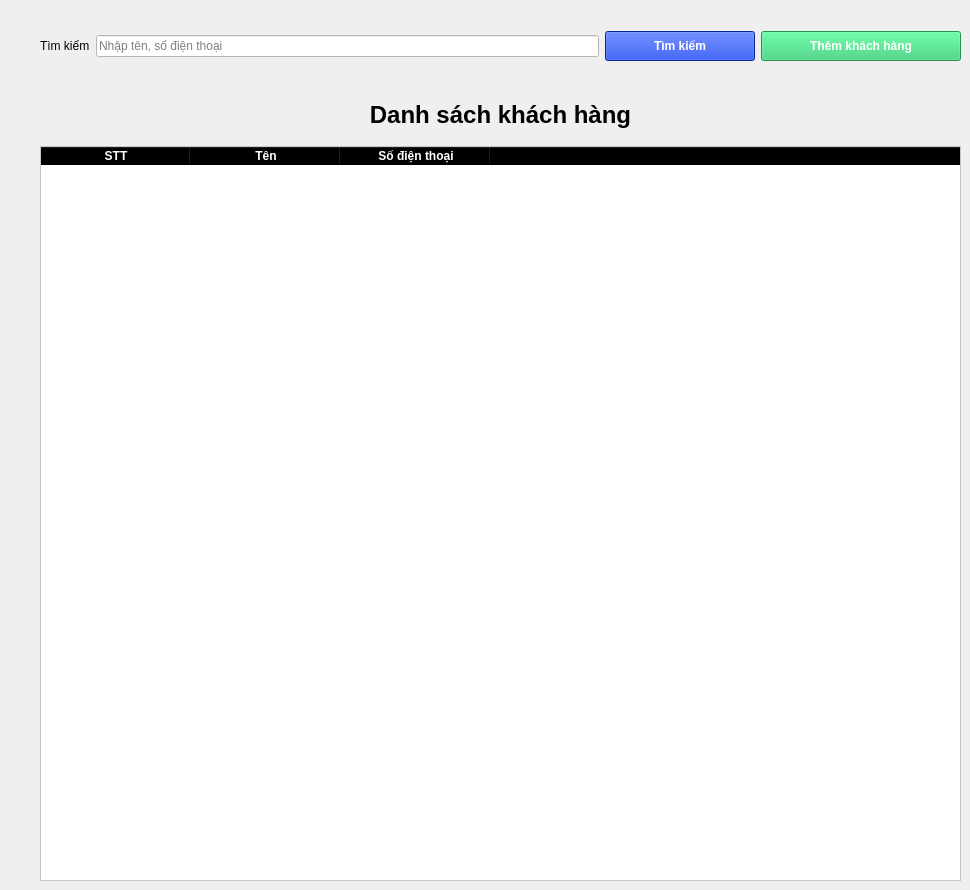
      <widget class="QWidget" name="page_2">
       <widget class="QWidget" name="layoutWidget_5">
        <property name="geometry">
         <rect>
          <x>40</x>
          <y>30</y>
          <width>921</width>
          <height>32</height>
         </rect>
        </property>
        <layout class="QGridLayout" name="gridLayout_4">
         <item row="0" column="1">
          <widget class="QLineEdit" name="keyword_search_customer">
           <property name="styleSheet">
            <string notr="true">background-color: #fff;</string>
           </property>
           <property name="placeholderText">
            <string>Nhập tên, số điện thoại</string>
           </property>
          </widget>
         </item>
         <item row="0" column="2">
          <widget class="QPushButton" name="btn_search_customer">
           <property name="minimumSize">
            <size>
             <width>150</width>
             <height>30</height>
            </size>
           </property>
           <property name="maximumSize">
            <size>
             <width>150</width>
             <height>32</height>
            </size>
           </property>
           <property name="styleSheet">
            <string notr="true">background-color: #0a31d1;
font-weight: bold;
color: #fff;</string>
           </property>
           <property name="text">
            <string>Tìm kiếm</string>
           </property>
          </widget>
         </item>
         <item row="0" column="0">
          <widget class="QLabel" name="label_3">
           <property name="text">
            <string>Tìm kiếm</string>
           </property>
          </widget>
         </item>
         <item row="0" column="3">
          <widget class="QPushButton" name="btn_add_customer">
           <property name="minimumSize">
            <size>
             <width>200</width>
             <height>30</height>
            </size>
           </property>
           <property name="maximumSize">
            <size>
             <width>150</width>
             <height>32</height>
            </size>
           </property>
           <property name="styleSheet">
            <string notr="true">background-color: #2ecc71;
font-weight: bold;
color: #fff;</string>
           </property>
           <property name="text">
            <string>Thêm khách hàng</string>
           </property>
          </widget>
         </item>
        </layout>
       </widget>
       <widget class="QWidget" name="widget" native="true">
        <property name="geometry">
         <rect>
          <x>40</x>
          <y>90</y>
          <width>921</width>
          <height>791</height>
         </rect>
        </property>
        <property name="styleSheet">
         <string notr="true">QTableWidget {
	background-color: #fff;
}</string>
        </property>
        <widget class="QWidget" name="layoutWidget">
         <property name="geometry">
          <rect>
           <x>0</x>
           <y>0</y>
           <width>921</width>
           <height>791</height>
          </rect>
         </property>
         <layout class="QVBoxLayout" name="verticalLayout_2">
          <item>
           <widget class="QLabel" name="label_13">
            <property name="minimumSize">
             <size>
              <width>0</width>
              <height>50</height>
             </size>
            </property>
            <property name="styleSheet">
             <string notr="true">font-size:24px;
font-weight: bold;</string>
            </property>
            <property name="text">
             <string>Danh sách khách hàng</string>
            </property>
            <property name="alignment">
             <set>Qt::AlignCenter</set>
            </property>
           </widget>
          </item>
          <item>
           <widget class="QTableWidget" name="customer_table">
            <property name="minimumSize">
             <size>
              <width>0</width>
              <height>150</height>
             </size>
            </property>
            <property name="sizeIncrement">
             <size>
              <width>0</width>
              <height>150</height>
             </size>
            </property>
            <property name="styleSheet">
             <string notr="true">QHeaderView::section {
	font-weight: bold;
	background-color: #000;
	color: #fff;
}</string>
            </property>
            <attribute name="horizontalHeaderCascadingSectionResizes">
             <bool>false</bool>
            </attribute>
            <attribute name="horizontalHeaderDefaultSectionSize">
             <number>150</number>
            </attribute>
            <attribute name="horizontalHeaderMinimumSectionSize">
             <number>150</number>
            </attribute>
            <attribute name="horizontalHeaderShowSortIndicator" stdset="0">
             <bool>false</bool>
            </attribute>
            <attribute name="horizontalHeaderStretchLastSection">
             <bool>true</bool>
            </attribute>
            <attribute name="verticalHeaderCascadingSectionResizes">
             <bool>false</bool>
            </attribute>
            <attribute name="verticalHeaderShowSortIndicator" stdset="0">
             <bool>false</bool>
            </attribute>
            <attribute name="verticalHeaderStretchLastSection">
             <bool>false</bool>
            </attribute>
            <column>
             <property name="text">
              <string>STT</string>
             </property>
             <property name="textAlignment">
              <set>AlignCenter</set>
             </property>
            </column>
            <column>
             <property name="text">
              <string>Tên</string>
             </property>
             <property name="textAlignment">
              <set>AlignCenter</set>
             </property>
            </column>
            <column>
             <property name="text">
              <string>Số điện thoại</string>
             </property>
             <property name="textAlignment">
              <set>AlignCenter</set>
             </property>
            </column>
            <column>
             <property name="text">
              <string/>
             </property>
             <property name="textAlignment">
              <set>AlignCenter</set>
             </property>
            </column>
           </widget>
          </item>
         </layout>
        </widget>
       </widget>
      </widget>
